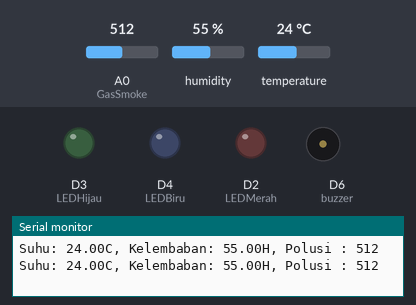
The sketch below on a simulated ESP8266 (NodeMCU). Shown: output pins drawn as LEDs (lit = HIGH), buzzer (waves = sounding, pin HIGH), the last lines printed to the serial monitor. The inputs (shaded band) are chosen by the test bench; at power-on: temperature 24 °C, A0 (GasSmoke) = 512, humidity 55 %. WiFi joins after 1.5 s; servers stay silent unless stated.

Above: at 3.0 s.
3.1 s: temperature set to 32 °C
5.1 s: temperature set to 35 °C
At 6.5 s:
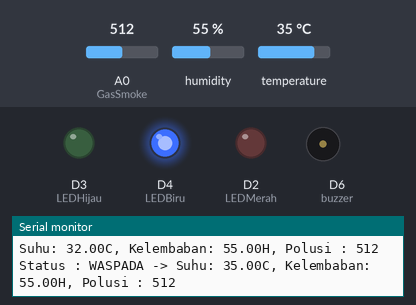
Timing chart, 0 to 8.1 s (numbered marks = the images above; inputs shaded):
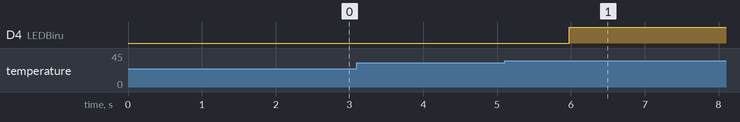

The sketch:

KualitasUdaraRumah.ino
```cpp
#include <Arduino.h>
#include <SimpleDHT.h>
#include <DHT.h>
#include <ESP8266WiFi.h>
#include <BlynkSimpleEsp8266.h>

//Konfigurasi Blynk
#define BLYNK_TEMPLATE_ID "TMPLvslh7XCZ"
#define BLYNK_DEVICE_NAME "KualitasUdara"
#define BLYNK_AUTH_TOKEN "vybp8et9Mnkawk0FRWa8S3QtyI5LxQ_M"
#define BLYNK_PRINT Serial

char auth[] = BLYNK_AUTH_TOKEN;
char ssid[] = "Kecap sedap";
char pass[] = "22oscar22";

BlynkTimer timer;

//Konfigurasi Pin pada board nodemcu
#define mq2 A0
#define LEDMerah D2
#define LEDHijau D3
#define LEDBiru D4
#define buzzer 12
DHT dht(D1, DHT11);

int GasSmoke = A0; //Sensor MQ-2
int dht11 = D1; // Sensor DHT11

void setup(){
  Serial.begin(115200);
  pinMode(LEDMerah, OUTPUT);
  pinMode(LEDHijau, OUTPUT);
  pinMode(LEDBiru, OUTPUT);
  pinMode(buzzer, OUTPUT);
  pinMode(GasSmoke, INPUT);
  Blynk.begin(auth, ssid, pass, "blynk.cloud", 80);
  timer.setInterval(100L, polusi);
  dht.begin();
}

BLYNK_WRITE(V0){
  GasSmoke = param.asInt();
}

void polusi(){
  int sensor = analogRead(GasSmoke);
  float h = dht.readHumidity();
  float t = dht.readTemperature();
  sensor = map(sensor, 0, 1024, 0, 1024);
  if (isnan(h) || isnan(t)) {
    Serial.println("Failed to read from DHT sensor!");
    delay(3000);
    return;
  }
  if (t <= 33 && t >= 21){
    if (h >=60 && h <= 100){
      if (sensor <= 260){

        //Menampilkan peringatan LED fisik
        digitalWrite(LEDHijau, HIGH);
        digitalWrite(LEDMerah, LOW);
        digitalWrite(LEDBiru, LOW);

        //Menampilkan peringatan LED pada Blynk
        WidgetLED LEDHijau(V4);
        LEDHijau.on();
        WidgetLED LEDBiru(V5);
        LEDBiru.off();
        WidgetLED LEDMerah(V3);
        LEDMerah.off();

        //Mengirim notifikasi melalui event Blynk
        Blynk.logEvent("aman_alert");
        Serial.print("Status : NORMAL -> ");
      }
    }
  }
  else if (t <= 36 && t >= 34 ){
    if (h >=45 && h <=59){
      if (sensor >=261 && sensor <= 700){

        //Menampilkan peringatan LED fisik
        digitalWrite(LEDBiru, HIGH);
        digitalWrite(LEDMerah, LOW);
        digitalWrite(LEDHijau, LOW);

        //Menampilkan peringatan LED pada Blynk
        WidgetLED LEDBiru(V5);
        LEDBiru.on();
        WidgetLED LEDHijau(V4);
        LEDHijau.off();
        WidgetLED LEDMerah(V3);
        LEDMerah.off();

        //Mengirim notifikasi melalui event Blynk
        Blynk.logEvent("waspada_alert");
        Serial.print("Status : WASPADA -> ");
      }
    }
  }
  else if (t >= 37){
    if (h <= 44 && h >= 1){
      if (sensor >= 701 && sensor <= 1024){
        //Menampilkan peringatan LED fisik
        digitalWrite(LEDMerah, HIGH);
        digitalWrite(LEDBiru, LOW);
        digitalWrite(LEDHijau, LOW);

        //Menampilkan peringatan LED pada Blynk
        WidgetLED LEDMerah(V3);
        LEDMerah.on();
        WidgetLED LEDHijau(V4);
        LEDHijau.off();
        WidgetLED LEDBiru(V5);
        LEDBiru.off();

        //Mengirim notifikasi melalui event Blynk
        Blynk.logEvent("bahaya_alert");
        Serial.print("Status : BAHAYA -> ");
      }
    }
  }

  //Menampilkan output pada serial monitor
  Serial.print("Suhu: ");
  Serial.print(t);
  Serial.print("C, ");
  Serial.print("Kelembaban: ");
  Serial.print(h);
  Serial.print("H, ");
  Serial.print("Polusi : ");
  Serial.println(sensor);

  //Konfigurasi virtual pin pada Blynk
  Blynk.virtualWrite(V0, sensor);
  Blynk.virtualWrite(V1, t);
  Blynk.virtualWrite(V2, h);

  delay(1000);
}

void loop(){
  Blynk.run();
  timer.run();
}
```

Measured:
- the behaviour switches between 33 and 34 °C on temperature (found by bisection; images 0 and 1)
- after the input at 5.1 s, D4 (LEDBiru): LOW → HIGH after 0.88 s
